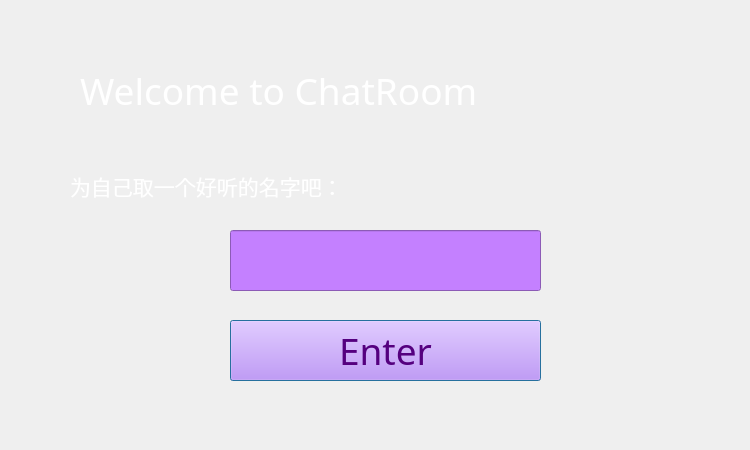
<?xml version="1.0" encoding="UTF-8"?>
<ui version="4.0">
 <class>LoginDig</class>
 <widget class="QDialog" name="LoginDig">
  <property name="geometry">
   <rect>
    <x>0</x>
    <y>0</y>
    <width>750</width>
    <height>450</height>
   </rect>
  </property>
  <property name="windowTitle">
   <string>登录</string>
  </property>
  <property name="styleSheet">
   <string notr="true">#LoginDlg
{
background-image: url(:/new/prefix1/alena-aenami-aenami-away-in-silence-art-art-by-alena-aenami.jpg);
}</string>
  </property>
  <widget class="QPushButton" name="enterBtn">
   <property name="geometry">
    <rect>
     <x>230</x>
     <y>320</y>
     <width>311</width>
     <height>61</height>
    </rect>
   </property>
   <property name="font">
    <font>
     <family>Tempus Sans ITC</family>
     <pointsize>28</pointsize>
    </font>
   </property>
   <property name="styleSheet">
    <string notr="true">background-color:rgb(196, 128, 255);
color:rgb(85, 0, 127);</string>
   </property>
   <property name="text">
    <string>Enter</string>
   </property>
  </widget>
  <widget class="QLineEdit" name="userName">
   <property name="geometry">
    <rect>
     <x>230</x>
     <y>230</y>
     <width>311</width>
     <height>61</height>
    </rect>
   </property>
   <property name="font">
    <font>
     <family>黑体</family>
     <pointsize>22</pointsize>
    </font>
   </property>
   <property name="styleSheet">
    <string notr="true">background-color:rgb(196, 128, 255);</string>
   </property>
  </widget>
  <widget class="QLabel" name="label">
   <property name="geometry">
    <rect>
     <x>70</x>
     <y>150</y>
     <width>491</width>
     <height>71</height>
    </rect>
   </property>
   <property name="font">
    <font>
     <family>黑体</family>
     <pointsize>16</pointsize>
    </font>
   </property>
   <property name="styleSheet">
    <string notr="true">color: rgb(255, 255, 255);
</string>
   </property>
   <property name="text">
    <string>为自己取一个好听的名字吧：</string>
   </property>
  </widget>
  <widget class="QLabel" name="label_3">
   <property name="geometry">
    <rect>
     <x>80</x>
     <y>50</y>
     <width>801</width>
     <height>81</height>
    </rect>
   </property>
   <property name="font">
    <font>
     <family>Tempus Sans ITC</family>
     <pointsize>28</pointsize>
     <italic>false</italic>
    </font>
   </property>
   <property name="styleSheet">
    <string notr="true">color: rgb(255, 255, 255);</string>
   </property>
   <property name="text">
    <string>Welcome to ChatRoom</string>
   </property>
  </widget>
 </widget>
 <resources/>
 <connections/>
</ui>
